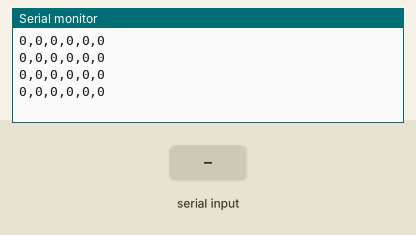
Recording of a sketch running on a simulated Arduino Uno, built with avr-gcc and run on an emulated ATmega328P. On the bench: the last lines printed to the serial monitor. The test bench sets the inputs (shaded band).

Above: at 1.0 s.
1.1 s: byte 30 received over Serial
At 1.6 s:
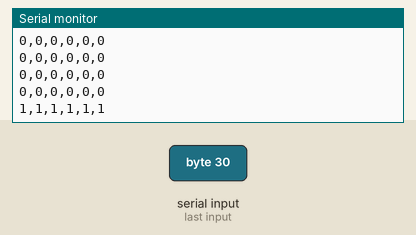
2.6 s: byte 90 received over Serial
At 3.1 s:
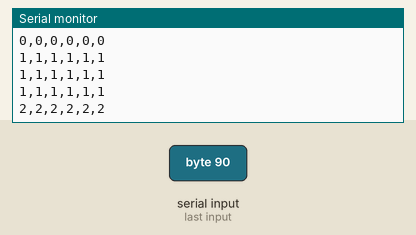
4.1 s: byte 120 received over Serial
At 4.6 s:
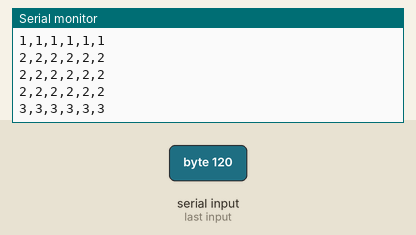
Timing chart, 0 to 7.1 s (numbered marks = the images above; inputs shaded):
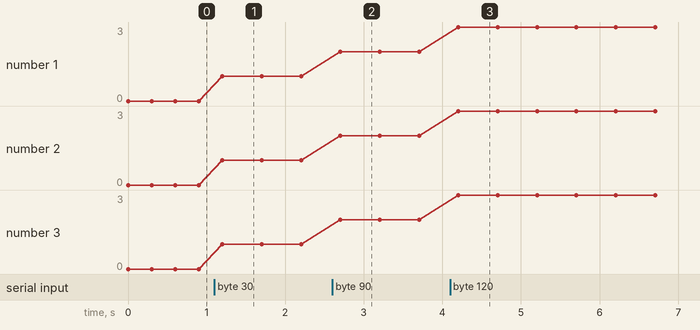

Measured:
- after the input at 1.1 s, the serial monitor: prints a new line after 0.10 s (image 1)
- after the input at 2.6 s, the serial monitor: prints a new line after 0.10 s (image 2)
- after the input at 4.1 s, the serial monitor: prints a new line after 0.10 s (image 3)
- plotted number 1: 0 → 1 after the input at 1.1 s, 1 → 2 after the input at 2.6 s, 2 → 3 after the input at 4.1 s
- plotted number 2: 0 → 1 after the input at 1.1 s, 1 → 2 after the input at 2.6 s, 2 → 3 after the input at 4.1 s
- plotted number 3: 0 → 1 after the input at 1.1 s, 1 → 2 after the input at 2.6 s, 2 → 3 after the input at 4.1 s

The sketch:

Ardunio-Processing_Interface.ino
```cpp
#include <OneWire.h>
#include <DallasTemperature.h>

#define ONE_WIRE_BUS 2

OneWire oneWire(ONE_WIRE_BUS);
DallasTemperature sensors(&oneWire);

int MPH = 0; // set to mph variable
int BB1 = 0;
int BB2 = 0;
int MTR = 0;
int MCT = 0;
int BatLevel = 0;
int inByte = 0;         // incoming serial byte

void setup() {
  // start serial port at 9600 bps:
  Serial.begin(9600);
  while (!Serial) {
    ; // wait for serial port to connect. Needed for native USB port only
  }
  //world();  // send a byte to establish contact until receiver responds
    while (Serial.available() <= 0) {
    Serial.println("0,0,0,0,0,0");   // send an initial string
    delay(300);
  }
}

void loop() {
  // if we get a valid byte, read analog ins:
  if (Serial.available() > 0) {
    // get incoming byte:
    inByte = Serial.read();
    // read first analog input, divide by 4 to make the range 0-255:
    MPH++; //counters are just for testing
    BB1++;
    BB2++;
    MTR++;
    MCT++;
    BatLevel++;
    }
    Serial.print(MPH);
    Serial.print(",");
    Serial.print(BB1);
    Serial.print(",");
    Serial.print(BB2);
    Serial.print(",");
    Serial.print(MTR);
    Serial.print(",");
    Serial.print(MCT);
    Serial.print(",");
    Serial.println(BatLevel);
    delay(500);//delay is for testing purposes
  }

/*
void world() {
  while (Serial.available() <= 0) {
    Serial.println("0,0,0,0,0,0");   // send an initial string
    delay(300);
  }
}
*/
```
